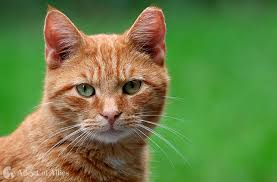
#> input picture src/Photos/cat.jpg, 277 x 182 px
$ python read_cat.py
#> lines starting #> are read from the running program, lines starting #| are printed output that depends on the picture; after the words box and inside, x2 and y2 are one past the last pixel; in counts of white or black regions, pixels touching at a corner belong together
import cv2 as cv

img = cv.imread('Photos/cat.jpg')
#> img is the input picture: shape (182, 277, 3); mean B, G, R 69.2, 129.5, 105.6
cv.imshow('Cat', img)

gray = cv.cvtColor(img, cv.COLOR_BGR2GRAY)
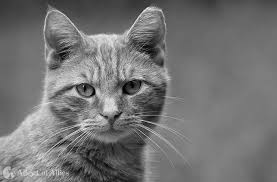
#> gray: shape (182, 277); min 1, max 247, mean 115.5
cv.imshow('Gray cat', gray)

blur = cv.GaussianBlur(img, (5,5), cv.BORDER_DEFAULT)
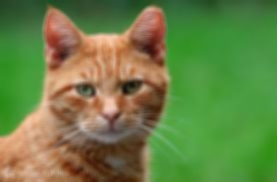
#> blur: shape (182, 277, 3); mean B, G, R 69.2, 129.5, 105.6
cv.imshow('Blur cat', blur)

canny = cv.Canny(blur, 125, 175)
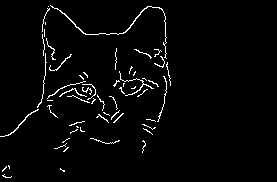
#> canny: shape (182, 277); 2.7% white in thin lines or dots, all inside (x1, y1, x2, y2) = (0, 5, 171, 178)
cv.imshow('Canny Edges', canny)

dilated = cv.dilate(canny, (7,7), iterations=3)
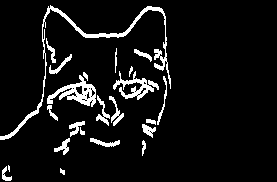
#> dilated: shape (182, 277); 7.3% white; 23 white regions (1 under 20 px), largest, box (x1, y1, x2, y2) and area: (0, 5, 171, 140) 1152, (47, 75, 96, 107) 608, (113, 71, 159, 100) 463
cv.imshow('Dilated', dilated)

resized = cv.resize(img, (500,500), interpolation=cv.INTER_CUBIC)
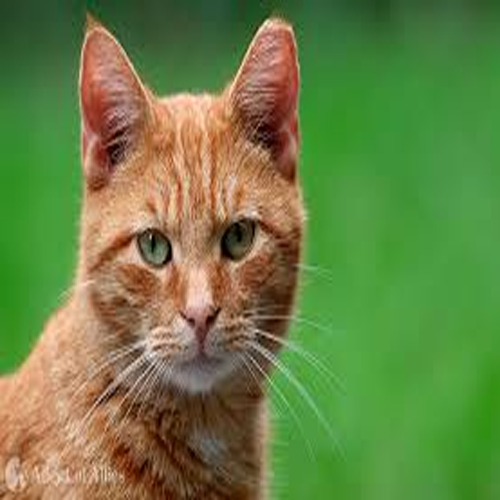
#> resized: shape (500, 500, 3); mean B, G, R 69.2, 129.5, 105.6
cv.imshow('Resized', resized)

cropped = img[50:300, 200:400]
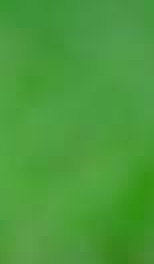
#> cropped: shape (132, 77, 3) (shown 2 times larger); mean B, G, R 59.6, 154.7, 74.2
cv.imshow('Cropped', cropped)

cv.waitKey(0)
